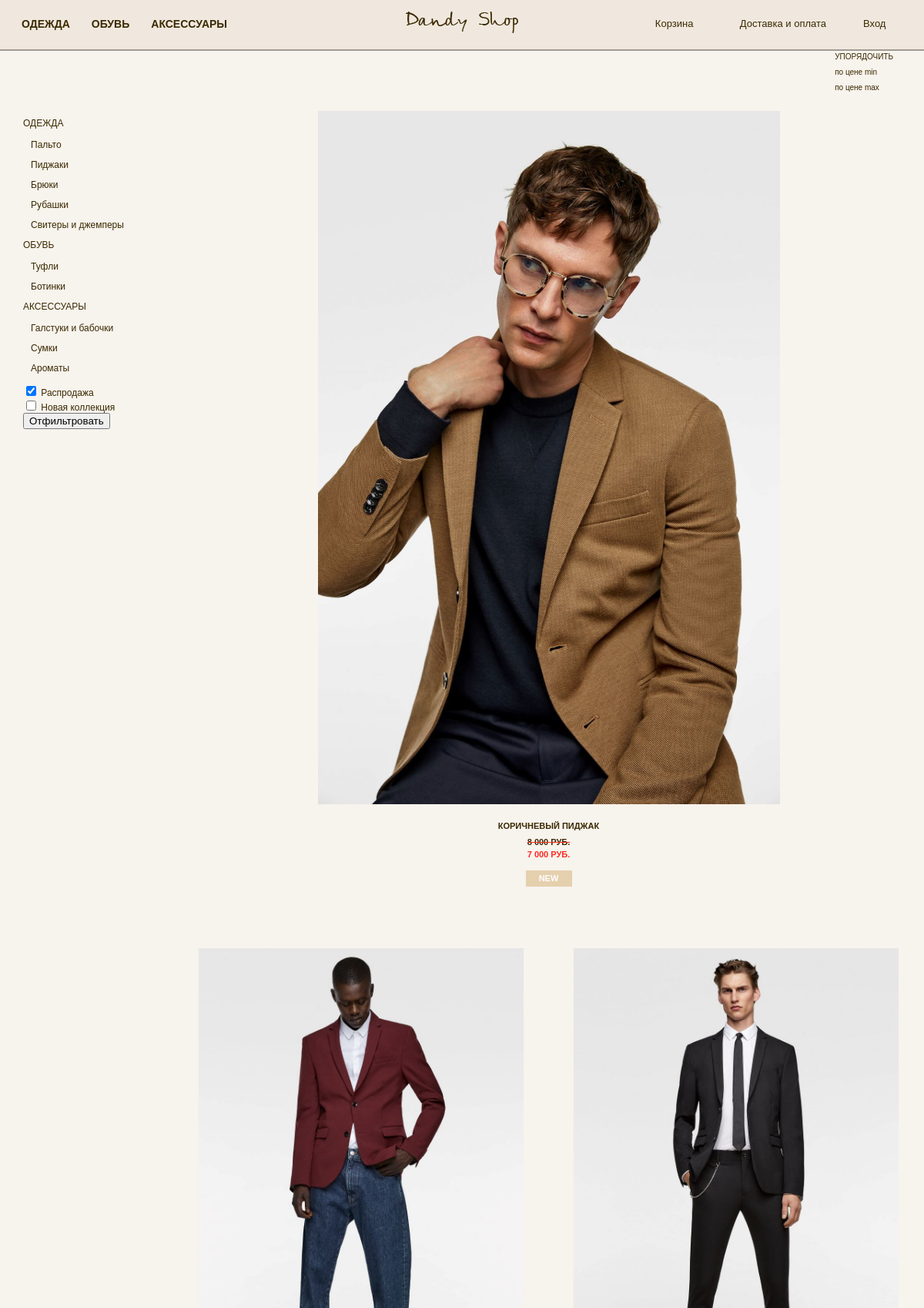
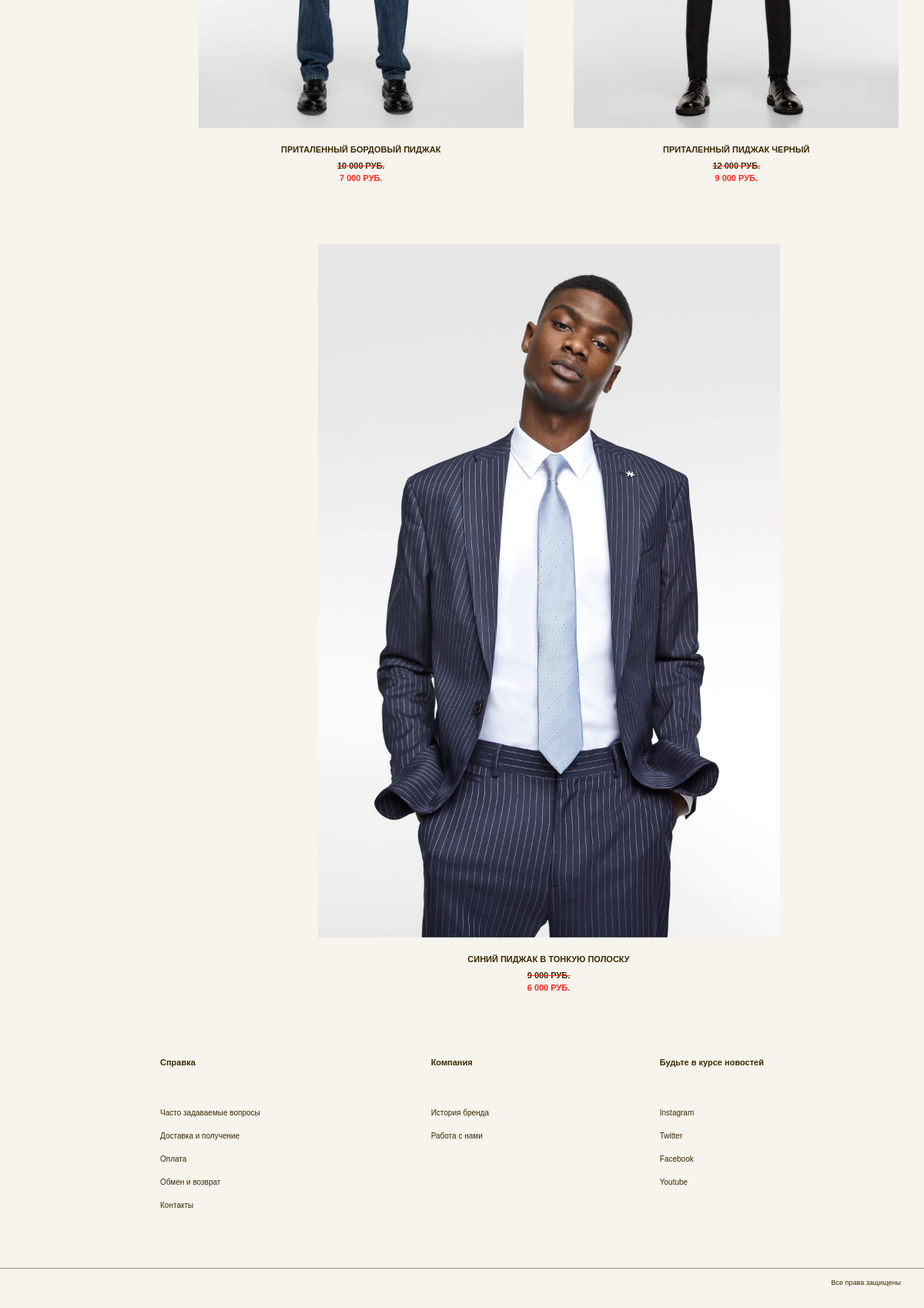
Screenshot of /catalog/2/?sale=True with the database file from the repository (2 pictures, top to bottom).
### productApp/models.py (models this page shows, shortened)
class Product(models.Model):
    fk_subcatalog = models.ForeignKey(
        Subcatalog, on_delete=models.SET_NULL, related_name='products',
        null=True
    )
    name = models.CharField(max_length=100)
    description = models.TextField(blank=True)
    price = models.PositiveIntegerField(default=0)
    old_price = models.PositiveIntegerField(default=0, blank=True)
    new = models.BooleanField(default=False, blank=True)

class ImageProduct(models.Model):
    fk_product = models.ForeignKey(
        Product, on_delete=models.CASCADE, related_name='images_product')
    image = models.ImageField(
        blank=True, upload_to='imagesProduct')

### catalogApp/views.py (the view)
# urls.py: re_path(r'(?P<subcatalog_id>\d+)/$', views.catalog_list, name='catalog'),
def catalog_list(request, subcatalog_id):
    template = 'catalogApp/catalog.html'
    subcatalog = get_object_or_404(Subcatalog, id=subcatalog_id)
    products = subcatalog.products.all()
    sale = request.GET.getlist('sale', [None])[0]
    new = request.GET.getlist('new', [None])[0]
    sort_price = request.GET.get('sort', False)
    if sale:
        products = products.filter(old_price__gt=0)
    if new:
        products = products.filter(new=True)
    if sort_price:
        if sort_price == 'min_price':
            products = products.order_by('price')
        elif sort_price == 'max_price':
            products = products.order_by('-price')
    context = {
        'subcatalog_name': subcatalog.name,
        'subcatalog_id': subcatalog.id,
        'products': products,
        'sale': sale,
        'new': new,
        'sort_price': sort_price,
    }
    return render(request, template, context)

### accountApp/context_processors.py (called while the page is built)
def get_username(request):
    return {
        'is_auth': auth.get_user(request).is_authenticated,
    }

### main/context_processors.py (called while the page is built)
def get_subcatalog_state(request):
    def get_subcatalog(id_catalog, flag=False):
        arr = []
        clothes = Subcatalog.objects.filter(fk_catalog_id=id_catalog)
        for x in clothes:
            if flag:
                products = Product.objects.filter(fk_subcatalog_id=x, new=True)
            else:
                products = Product.objects.filter(fk_subcatalog_id=x, old_price__gt=0)
            if products:
                arr.append((x.id, x.name))
        return arr
    context = {
        'clothes_sale': get_subcatalog('1'),
        'shoes_sale': get_subcatalog('2'),
        'accessories_sale': get_subcatalog('3'),
        'clothes_new': get_subcatalog('1', True),
        'shoes_new': get_subcatalog('2', True),
        'accessories_new': get_subcatalog('3', True),
    }
    return context

### orderApp/context_processors.py (called while the page is built)
def get_order(request):
    return {
        'order_len': Order(request).__len__(),
    }

### orderApp/order.py (called while the page is built)
    def __len__(self):
        return sum(item['count'] for item in self.order.values())

### productApp/models.py (called while the page is built)
    def __str__(self):
        return str(self.size)

### catalogApp/templates/catalogApp/catalog.html (shortened to what this page needs)
{% extends 'base_template.html' %}
{% load staticfiles %}
{% load humanize %}
{% block style %}
    <link rel='stylesheet' href='{% static 'catalogApp/css/catalog_style.css' %}'>
    <link rel="stylesheet" href="{% static 'orderApp/css/window_done_added_style.css' %}">
{% endblock %}
{% block context %}
    <section class="sorted">
        <div class="container">
            <nav>
                <ul>
                    <li><h4>Упорядочить</h4></li>
                    <li>
                        <label for="id_sort_0">
                            по цене min
                        </label>
                    </li>
                    <li>
                        <label for="id_sort_1">
                            по цене max
                        </label>
                    </li>
                </ul>
            </nav>
        </div>
    </section>
    <section class="catalog_list">
        <div class="container">
            <div class="view_catalog">
                <nav class="view_menu_catalog">
                     <ul>
                        <li>
                            <h2>Одежда</h2>
                            <ul>
                                <li><a href="{% url 'catalogApp:catalog' '1' %}?{{ request.GET.urlencode }}">Пальто</a></li>
                                <li><a href="{% url 'catalogApp:catalog' '2' %}?{{ request.GET.urlencode }}">Пиджаки</a></li>
                                <li><a href="{% url 'catalogApp:catalog' '3' %}?{{ request.GET.urlencode }}">Брюки</a></li>
                                <li><a href="{% url 'catalogApp:catalog' '4' %}?{{ request.GET.urlencode }}">Рубашки</a></li>
                                <li><a href="{% url 'catalogApp:catalog' '5' %}?{{ request.GET.urlencode }}">Свитеры и джемперы</a></li>
                            </ul>
                        </li>
                        <li>
                            <h2>Обувь</h2>
                            <ul>
                                <li><a href="{% url 'catalogApp:catalog' '6' %}?{{ request.GET.urlencode }}">Туфли</a></li>
                                <li><a href="{% url 'catalogApp:catalog' '7' %}?{{ request.GET.urlencode }}">Ботинки</a></li>
                            </ul>
                        </li>
                        <li>
                            <h2>Аксессуары</h2>
                            <ul>
                                <li><a href="{% url 'catalogApp:catalog' '8' %}?{{ request.GET.urlencode }}">Галстуки и бабочки</a></li>
                                <li><a href="{% url 'catalogApp:catalog' '9' %}?{{ request.GET.urlencode }}">Сумки</a></li>
                                <li><a href="{% url 'catalogApp:catalog' '10' %}?{{ request.GET.urlencode }}">Ароматы</a></li>
                            </ul>
                        </li>
                    </ul>
                    <div class="filter">
                        <label for="sale">
                            <input form="filter_and_sort" type="checkbox" name="sale"
                                   value="True" id="sale"
                                   {% if sale %}
                                       checked
                                    {% endif %}
                            >
                            Распродажа <br>
                        </label>
                        <label for="new">
                            <input form="filter_and_sort" type="checkbox" name="new"
                                   value="True" id="new"
                            >
                            Новая коллекция <br>
                        </label>
                        <button form="filter_and_sort" type="submit">Отфильтровать</button>
                    </div>
                </nav>
                <div class="view_tile_catalog">
                    {% if products %}
                        {% for product in products %}
                            <div class="{% cycle 'tile_box_1' 'tile_box_2' 'tile_box_3' %}">
                                <a href="{% url 'productApp:product' product.id %}" class="link_image">
                                    <img src="{{ product.images_product.first.image.url }}" alt="">
                                </a>
                                <a class="link_text">
                                    <h3>{{ product.name }}</h3>
                                    {% if product.old_price %}
                                        <div class="sale">
                                            <h3>{{ product.old_price|intcomma }} руб.</h3>
                                            <h4>{{ product.price|intcomma }} руб.</h4>
                                        </div>
                                    {% else %}
                                        <h3>{{ product.price|intcomma }} руб.</h3>
                                    {% endif %}
                                    {% if product.new %}
                                        <div class="new">
                                            <h5>new</h5>
                                        </div>
                                    {% endif %}
                                </a>
                            </div>
                        {% endfor %}
                    {% else %}
                        <h2>{{ subcatalog_name }} временно отсутствуют.</h2>
                    {% endif %}
                    </div>
                </div>
            </div>
    </section>
{% endblock %}

### static/css/base_style.css (style rules this page uses)
body { font-family: "century gothic", sans-serif; color: #3a2900; background-color: #f7f3ed; }
.container { max-width: 1200px; margin: 0 auto; }

### catalogApp/static/catalogApp/css/catalog_style.css (style rules this page uses)
.sorted { overflow: hidden; margin-bottom: 10px; }
.sorted nav { margin: 5px 40px; float: right; font-size: 10px; }
.sorted li { margin-bottom: 10px; }
.sorted h4 { text-transform: uppercase; }
.view_catalog { display: flex; align-items: flex-start; }
.view_menu_catalog { flex: 1; font-size: 12px; margin-top: 10px; margin-left: 30px; position: sticky; top: 75px; }
.view_menu_catalog h2 { text-transform: uppercase; margin-bottom: 16px; }
.view_menu_catalog a { display: block; margin-bottom: 14px; color: #3a2900; text-decoration: none; font-weight: normal; }
.view_menu_catalog ul li ul { margin-left: 10px; }
.view_tile_catalog { flex: 5; display: grid; grid-template-columns: 1fr 1fr; grid-row-gap: 70px; justify-items: center; align-self: start; justify-content: space-between; }
.tile_box_1, .tile_box_2, .tile_box_3 { text-align: center; background-repeat: no-repeat; background-size: contain; }
.tile_box_1 img, .tile_box_2 img, .tile_box_3 img { width: 100%; }
.tile_box_1 { width: 600px; grid-column: 1/3; }
.tile_box_2, .tile_box_3 { width: 422px; }
.tile_box_1 a, .tile_box_2 a, .tile_box_3 a { display: block; font-size: 11px; font-weight: bold; text-decoration: none; text-transform: uppercase; }
.link_text { padding-top: 20px; color: #3a2900; }
.link_text h3, .link_text h4 { margin-bottom: 10px; }
.sale h3 { text-decoration: #fc2c22 line-through; margin-bottom: 5px; }
.sale h4 { color: #fc2c22; }
.new { padding: 5px 0; background-color: #e5d0ae; width: 60px; text-align: center; margin: 15px auto 10px; font-size: 11px; color: #fff; text-transform: uppercase; }

### rows the page displays
Product: images_product.first.image (picture), name "КОРИЧНЕВЫЙ ПИДЖАК", old_price "8 000", price "7 000", new "NEW"
Product: images_product.first.image (picture), name "ПРИТАЛЕННЫЙ БОРДОВЫЙ ПИДЖАК", old_price "10 000", price "7 000"
Product: images_product.first.image (picture), name "ПРИТАЛЕННЫЙ ПИДЖАК ЧЕРНЫЙ", old_price "12 000", price "9 000"
Product: images_product.first.image (picture), name "СИНИЙ ПИДЖАК В ТОНКУЮ ПОЛОСКУ", old_price "9 000", price "6 000"
